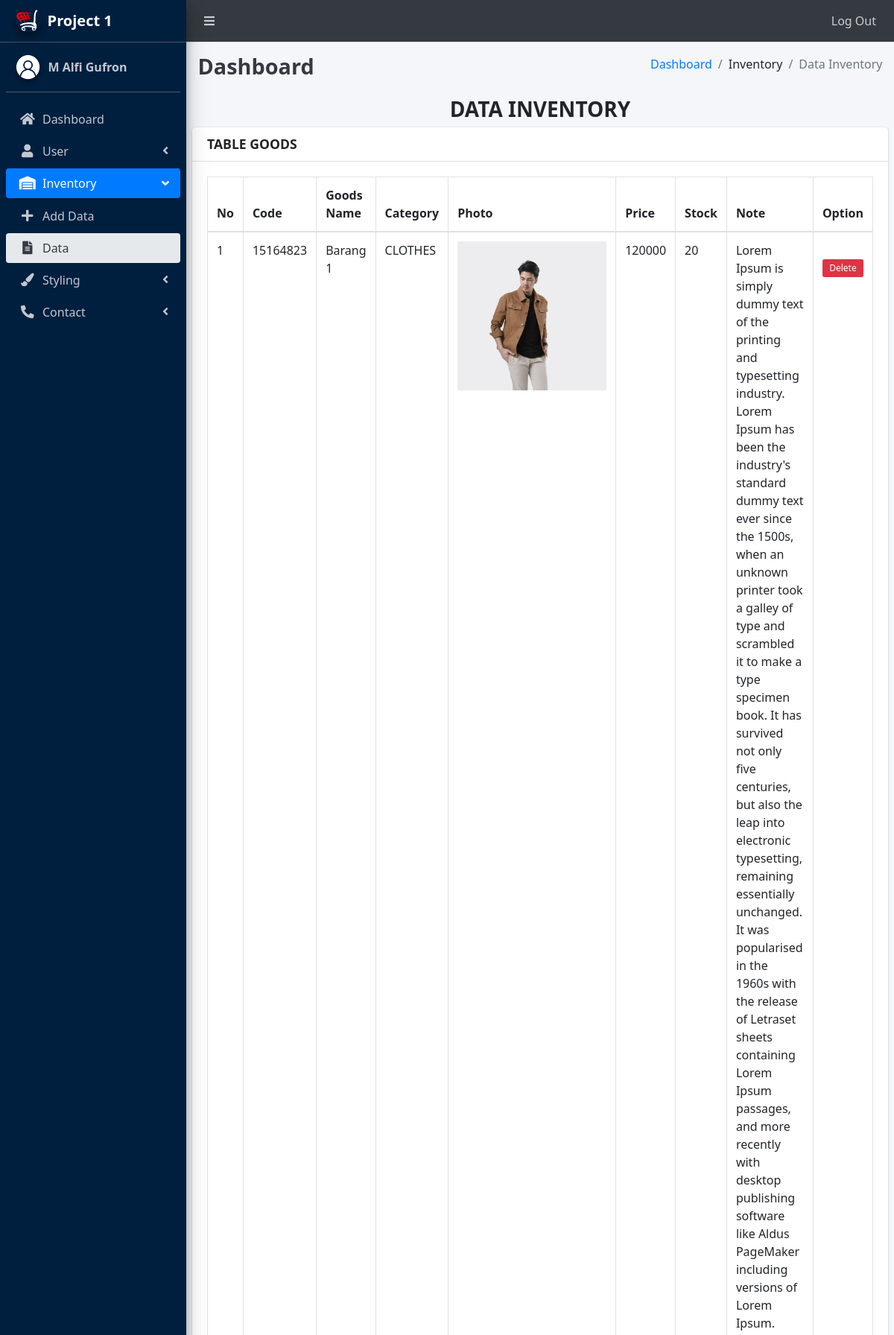
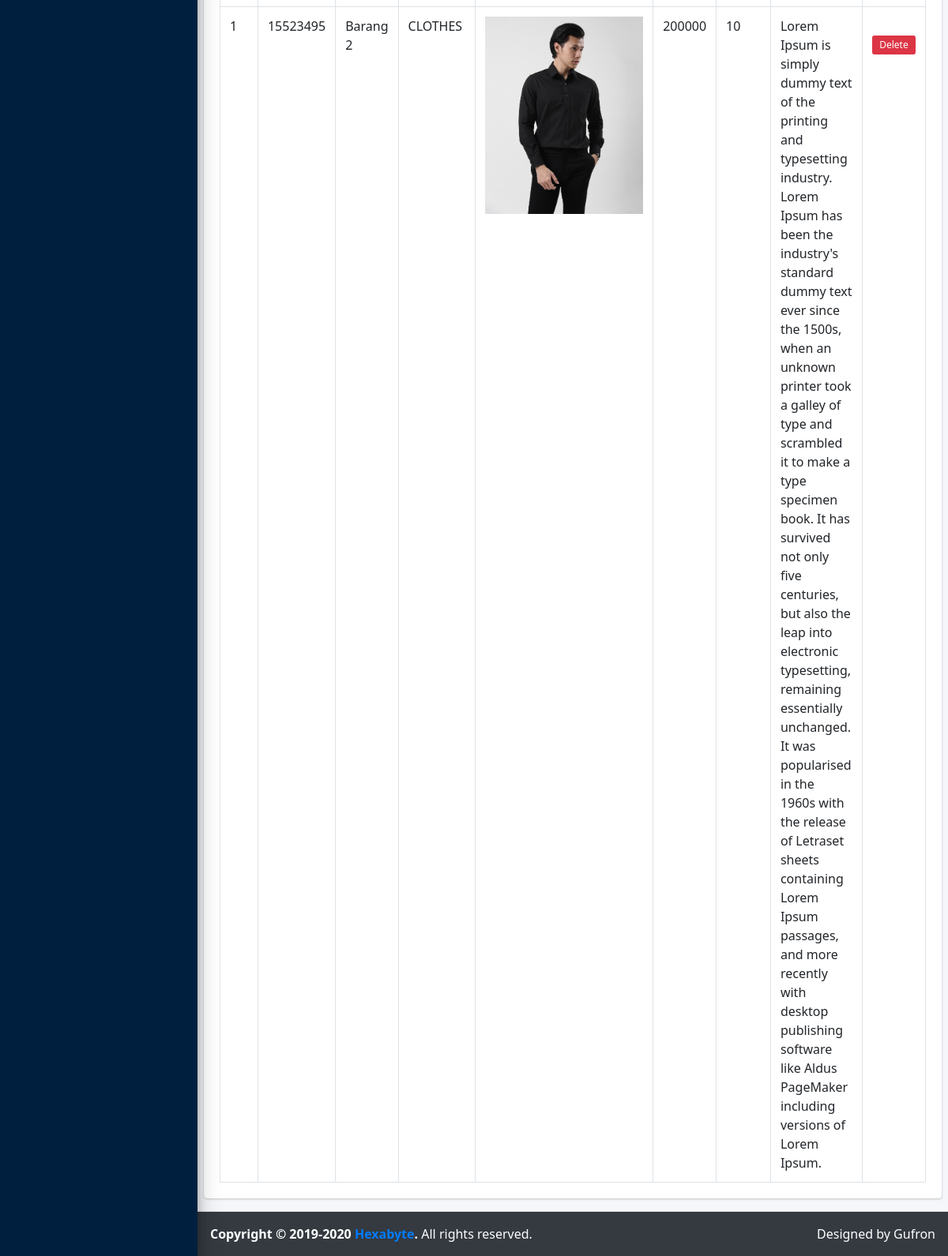
Page /admin/inventory/data-inventory.php (signed in) on the committed database (2 pictures, top to bottom).
### tables this page shows
CREATE TABLE `tbl_goods` (
  `id` int(11) NOT NULL,
  `code_goods` int(10) NOT NULL,
  `name` varchar(255) NOT NULL,
  `picture` text NOT NULL,
  `price` bigint(8) NOT NULL,
  `stock` int(3) NOT NULL,
  `note` text NOT NULL,
  `category` enum('clothes','pants','','') DEFAULT NULL
);

### config.php (called while the page is built, shortened)
<?php
    class project1{
        protected $db;
        function __construct(){
            $driver     = "mysql";
            $host       = "localhost";
            $dbname     = "db_project1";
            $charset    = "utf8mb4";
            $user       = "root";
            $password   = "";
            $option     = NULL;
            $dsn        = "${driver}:host=${host};dbname=${dbname};charset=${charset}";
            try{
                $this->db = new PDO($dsn, $user, $password, $option);
            }catch(\PDOException $e){
                throw new \PDOException($e->getMessage(), (int)$e->getCode());
            }
        }
        public function goodsData(){
            $sql = "SELECT * FROM tbl_goods";
            $stmt = $this->db->prepare($sql);
            if($stmt->execute()){
                return $stmt;
            }
        }
    }
?>

### admin/inventory/data-inventory.php (the view, shortened to what this page needs)
<?php
    require ('../../config.php');
?>
<!DOCTYPE html>
<html lang="en">
<head>
    <link rel="stylesheet" href="../../asset/css/style.css">
    <link rel="stylesheet" href="../../asset/plugins/fontawesome-free/css/all.min.css">
    <link rel="stylesheet" href="../../asset/plugins/icheck-bootstrap/icheck-bootstrap.min.css">
    <link rel="stylesheet" href="../../asset/css/bootstrap.min.css">
    <link rel="stylesheet" href="../../asset/css/adminlte.min.css">
    <link rel="stylesheet" href="../../asset/css/adminlte.min.css">
</head>
<body class="hold-transition sidebar-mini">
    <div class="wrapper">
        <nav class="main-header navbar navbar-expand navbar-dark navbar-dark">
            <ul class="navbar-nav">
                <li class="nav-item">
                    <a class="nav-link" data-widget="pushmenu" href="#"><i class="fas fa-bars"></i></a>
                </li>
            </ul>
            <ul class="navbar-nav ml-auto">
            <li class="nav-item">
                    <a class="nav-link" href="../logout.php">
                        Log Out
                    </a>
                </li>
            </ul>
        </nav>
        <aside class="main-sidebar sidebar-dark-primary bg-navy elevation-4">
            <a href="index3.html" class="brand-link">
                <img src="../../asset/img/logo.png" alt="AdminLTE Logo" class="brand-image img-circle elevation-3">
                <span class="brand-text font-weight-bold">Project 1</span>
            </a>
            <div class="sidebar">
                <div class="user-panel mt-3 pb-3 mb-3 d-flex">
                    <div class="image">
                        <img src="../../asset/img/profile-icon.png" class="img-circle elevation-2" alt="User Image">
                    </div>
                    <div class="info">
                        <a href="#" class="d-block font-weight-bold">M Alfi Gufron</a>
                    </div>
                </div>
                <nav class="mt-2">
                    <ul class="nav nav-pills nav-sidebar flex-column" data-widget="treeview" role="menu" data-accordion="false">
                        <li class="nav-item has-treeview">
                            <a id="dashboard" class="nav-link" href="../dashboard.php">
                                <i class="nav-icon fas fa-home"></i>
                                <p>Dashboard</p>
                            </a>
                        </li>
                        <li class="nav-item has-treeview">
                            <a href="#" class="nav-link">
                            <i class="nav-icon fas fa-user"></i>
                            <p>
                                User
                                <i class="right fas fa-angle-left"></i>
                            </p>
                            </a>
                        </li>
                        <li class="nav-item has-treeview menu-open">
                            <a href="#" class="nav-link active">
                            <i class="nav-icon fas fa-warehouse"></i>
                            <p>
                                Inventory
                                <i class="right fas fa-angle-left"></i>
                            </p>
                            </a>
                            <ul class="nav nav-treeview">
                                <li class="nav-item">
                                    <a id="add-inventory" class="nav-link" href="add-inventory.php">
                                        <i class="fas fa-plus nav-icon"></i>
                                        <p>Add Data</p>
                                    </a>
                                </li>
                                <li class="nav-item">
                                    <a id="data-inventory" class="nav-link active" href="data-inventory.php">
                                        <i class="fas fa-file-alt nav-icon"></i>
                                        <p>Data</p>
                                    </a>
                                </li>
                            </ul>
                        </li>
                        <li class="nav-item has-treeview ">
                            <a href="#" class="nav-link">
                            <i class="nav-icon fas fa-paint-brush"></i>
                            <p>
                                Styling
                                <i class="right fas fa-angle-left"></i>
                            </p>
                            </a>
                        </li>
                        <li class="nav-item has-treeview ">
                            <a href="#" class="nav-link">
                            <i class="nav-icon fas fa-phone-alt"></i>
                            <p>
                                Contact
                                <i class="right fas fa-angle-left"></i>
                            </p>
                            </a>
                        </li>
                    </ul>
                </nav>
            </div>
        </aside>
        <div class="content-wrapper">
            <div class="content-header">
                <div class="container-fluid">
                    <div class="row mb-2">
                        <div class="col-sm-6">
                            <h1 class="m-0 text-dark font-weight-bold">Dashboard</h1>
                        </div>
                        <div class="col-sm-6">
                            <ol class="breadcrumb float-sm-right url-dashboard">
                                <li class="breadcrumb-item"><a href="../dashboard.php">Dashboard</a></li>
                                <li class="breadcrumb-item">Inventory</li>
                                <li class="breadcrumb-item active">Data Inventory</li>
                            </ol>
                        </div>
                    </div>
                </div>
            </div>
            <div class="content">
				<div class="content-inventory">
					<div class="content-data-inevntory">
						<h3>Data Inventory</h3>
						<section class="content">
							<div class="row">
								<div class="col-12">
									<div class="card">
										<div class="card-header">
											<h3 class="card-title">Table Goods</h3>
										</div>
										<div class="card-body">
											<table id="example2" class="table table-bordered table-hover">
												<thead>
													<tr>
														<th>No</th>
														<th>Code</th>
														<th>Goods Name</th>
														<th>Category</th>
                                                        <th>Photo</th>
														<th>Price</th>
														<th>Stock</th>
														<th>Note</th>
														<th>Option</th>
													</tr>
												</thead>
												<tbody>
                                                <?php
                                                    $def = new project1();
                                                    $goodsdata = $def->goodsData();
                                                    while($d = $goodsdata->fetch(PDO::FETCH_OBJ)){
                                                        echo
                                                        "
                                                            <tr>
                                                                <td>1</td>
                                                                <td>$d->code_goods</td>
                                                                <td>$d->name</td>
                                                                <td class='text-uppercase'>$d->category</td>
                                                                <td><img class='goods-pict-adm' src='../../asset/img/pict-goods/$d->picture'></td>
                                                                <td>$d->price</td>
                                                                <td>$d->stock</td>
                                                                <td>$d->note</td>
                                                                <td><a href='delete-inventory.php?id=$d->id' class='btn-option'><button type='button' class='btn btn-block btn-xs btn-danger'>Delete</button></a></td>
                                                            </tr>
                                                        ";
                                                    }
                                                ?>
												</tbody>
											</table>
										</div>
									</div>
								</div>
							</div>
						</section>
					</div>
				</div>
            </div>
        </div>
        <footer class="main-footer bg-gray-dark">
            <div class="float-right d-none d-sm-inline">
                Designed by Gufron
            </div>
            <strong>Copyright &copy; 2019-2020 <a href="#">Hexabyte</a>.</strong> All rights reserved.
        </footer>
    </div>
</body>
</html>

### asset/css/style.css (style rules this page uses)
body { font-family: 'Segoe UI', Tahoma, Geneva, Verdana, sans-serif!important }
.main-sidebar { background-color: #2f3640!important }
.btn-option { margin: 0.1px; }
.content-inventory h3 { text-align: center;font-weight: bold;text-transform: uppercase; }
.goods-pict-adm { width: 200px; }

### rows in the picture
tbl_goods: code_goods "15164823", name "Barang 1", category "CLOTHES", picture (picture), price "120000", stock "20", note "Lorem Ipsum is simply dummy text of the printing and typesetting industry. Lorem Ipsum has been the industry's standard dummy text ever since the 1500s, when an unknown printer took a galley of type and scrambled it to make a type specimen book. It has survived not only five centuries, but also the leap into electronic typesetting, remaining essentially unchanged. It was popularised in the 1960s with the release of Letraset sheets containing Lorem Ipsum passages, and more recently with desktop publishing software like Aldus PageMaker including versions of Lorem Ipsum."
tbl_goods: code_goods "15523495", name "Barang 2", category "CLOTHES", picture (picture), price "200000", stock "10", note "Lorem Ipsum is simply dummy text of the printing and typesetting industry. Lorem Ipsum has been the industry's standard dummy text ever since the 1500s, when an unknown printer took a galley of type and scrambled it to make a type specimen book. It has survived not only five centuries, but also the leap into electronic typesetting, remaining essentially unchanged. It was popularised in the 1960s with the release of Letraset sheets containing Lorem Ipsum passages, and more recently with desktop publishing software like Aldus PageMaker including versions of Lorem Ipsum."
